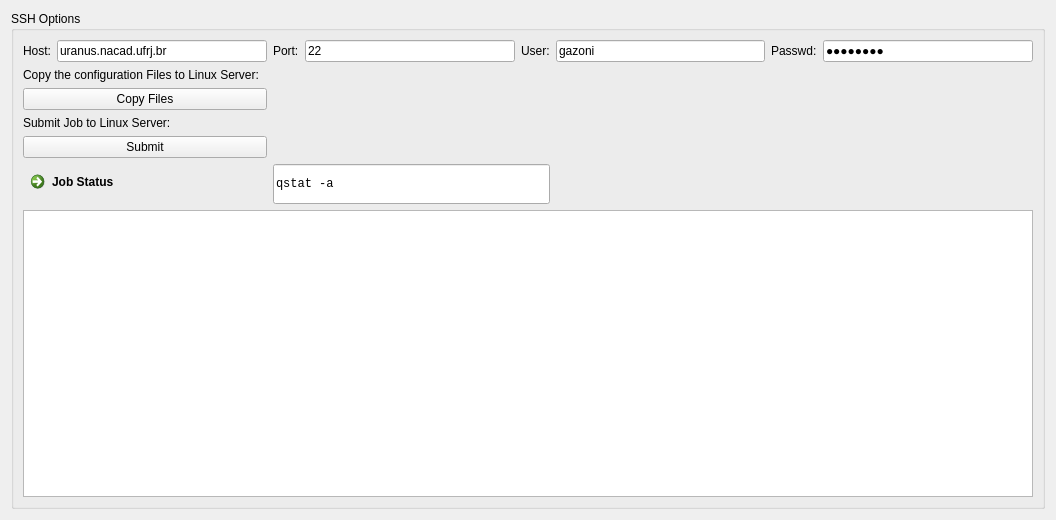
          <widget class="QWidget" name="page_3">
           <property name="geometry">
            <rect>
             <x>0</x>
             <y>0</y>
             <width>1056</width>
             <height>520</height>
            </rect>
           </property>
           <attribute name="label">
            <string>SSH</string>
           </attribute>
           <layout class="QGridLayout" name="gridLayout_32">
            <item row="0" column="0">
             <widget class="QGroupBox" name="groupBox_ssh">
              <property name="maximumSize">
               <size>
                <width>1051</width>
                <height>511</height>
               </size>
              </property>
              <property name="title">
               <string>SSH Options</string>
              </property>
              <layout class="QGridLayout" name="gridLayout_28">
               <item row="2" column="0" colspan="2">
                <widget class="QPushButton" name="pushButton_CopySimulationFiles">
                 <property name="text">
                  <string>Copy Files</string>
                 </property>
                </widget>
               </item>
               <item row="0" column="4">
                <widget class="QLabel" name="label_user">
                 <property name="text">
                  <string>User:</string>
                 </property>
                </widget>
               </item>
               <item row="7" column="0" colspan="8">
                <widget class="QTextEdit" name="textEdit_ssh">
                 <property name="maximumSize">
                  <size>
                   <width>1041</width>
                   <height>381</height>
                  </size>
                 </property>
                 <property name="palette">
                  <palette>
                   <active>
                    <colorrole role="WindowText">
                     <brush brushstyle="SolidPattern">
                      <color alpha="255">
                       <red>0</red>
                       <green>0</green>
                       <blue>0</blue>
                      </color>
                     </brush>
                    </colorrole>
                    <colorrole role="Text">
                     <brush brushstyle="SolidPattern">
                      <color alpha="255">
                       <red>0</red>
                       <green>0</green>
                       <blue>127</blue>
                      </color>
                     </brush>
                    </colorrole>
                   </active>
                   <inactive>
                    <colorrole role="WindowText">
                     <brush brushstyle="SolidPattern">
                      <color alpha="255">
                       <red>0</red>
                       <green>0</green>
                       <blue>0</blue>
                      </color>
                     </brush>
                    </colorrole>
                    <colorrole role="Text">
                     <brush brushstyle="SolidPattern">
                      <color alpha="255">
                       <red>0</red>
                       <green>0</green>
                       <blue>127</blue>
                      </color>
                     </brush>
                    </colorrole>
                   </inactive>
                   <disabled>
                    <colorrole role="WindowText">
                     <brush brushstyle="SolidPattern">
                      <color alpha="255">
                       <red>120</red>
                       <green>120</green>
                       <blue>120</blue>
                      </color>
                     </brush>
                    </colorrole>
                    <colorrole role="Text">
                     <brush brushstyle="SolidPattern">
                      <color alpha="255">
                       <red>120</red>
                       <green>120</green>
                       <blue>120</blue>
                      </color>
                     </brush>
                    </colorrole>
                   </disabled>
                  </palette>
                 </property>
                 <property name="font">
                  <font>
                   <family>Courier New</family>
                   <pointsize>9</pointsize>
                  </font>
                 </property>
                 <property name="readOnly">
                  <bool>true</bool>
                 </property>
                </widget>
               </item>
               <item row="0" column="3">
                <widget class="QLineEdit" name="lineEdit_port">
                 <property name="inputMask">
                  <string/>
                 </property>
                 <property name="text">
                  <string>22</string>
                 </property>
                 <property name="maxLength">
                  <number>32767</number>
                 </property>
                </widget>
               </item>
               <item row="0" column="0">
                <widget class="QLabel" name="label_host">
                 <property name="text">
                  <string>Host:</string>
                 </property>
                </widget>
               </item>
               <item row="0" column="7">
                <widget class="QLineEdit" name="lineEdit_passwd">
                 <property name="text">
                  <string>xlxtybl1</string>
                 </property>
                 <property name="maxLength">
                  <number>12</number>
                 </property>
                 <property name="echoMode">
                  <enum>QLineEdit::Password</enum>
                 </property>
                </widget>
               </item>
               <item row="0" column="1">
                <widget class="QLineEdit" name="lineEdit_host">
                 <property name="inputMask">
                  <string extracomment="saas"/>
                 </property>
                 <property name="text">
                  <string>uranus.nacad.ufrj.br</string>
                 </property>
                 <property name="maxLength">
                  <number>32767</number>
                 </property>
                </widget>
               </item>
               <item row="0" column="2">
                <widget class="QLabel" name="label_port">
                 <property name="text">
                  <string>Port:</string>
                 </property>
                </widget>
               </item>
               <item row="3" column="0" colspan="2">
                <widget class="QLabel" name="label_submit">
                 <property name="text">
                  <string>Submit Job to Linux Server:</string>
                 </property>
                </widget>
               </item>
               <item row="0" column="5">
                <widget class="QLineEdit" name="lineEdit_user">
                 <property name="text">
                  <string>gazoni</string>
                 </property>
                 <property name="maxLength">
                  <number>20</number>
                 </property>
                </widget>
               </item>
               <item row="0" column="6">
                <widget class="QLabel" name="label_passwd">
                 <property name="text">
                  <string>Passwd:</string>
                 </property>
                </widget>
               </item>
               <item row="4" column="0" colspan="2">
                <widget class="QPushButton" name="pushButtonSubmit">
                 <property name="text">
                  <string>Submit</string>
                 </property>
                </widget>
               </item>
               <item row="6" column="2" colspan="3">
                <widget class="QLineEdit" name="lineEdit_comandoSSH">
                 <property name="minimumSize">
                  <size>
                   <width>80</width>
                   <height>40</height>
                  </size>
                 </property>
                 <property name="font">
                  <font>
                   <family>Courier New</family>
                   <pointsize>9</pointsize>
                  </font>
                 </property>
                 <property name="whatsThis">
                  <string/>
                 </property>
                 <property name="text">
                  <string>qstat -a</string>
                 </property>
                 <property name="cursorPosition">
                  <number>8</number>
                 </property>
                </widget>
               </item>
               <item row="6" column="0" colspan="2">
                <widget class="QCommandLinkButton" name="commandLinkButton_jobStatus">
                 <property name="text">
                  <string>Job Status</string>
                 </property>
                </widget>
               </item>
               <item row="1" column="0" colspan="2">
                <widget class="QLabel" name="label_configuration">
                 <property name="text">
                  <string>Copy the configuration Files to Linux Server:</string>
                 </property>
                </widget>
               </item>
              </layout>
             </widget>
            </item>
           </layout>
          </widget>
